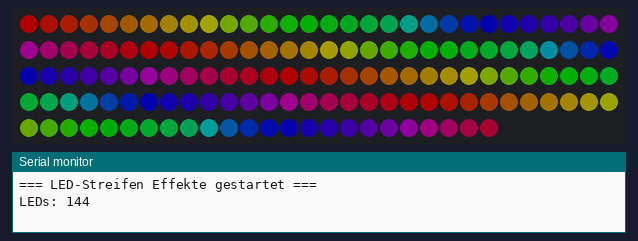
The sketch below on a simulated Arduino Mega 2560, built with avr-gcc and run on an emulated ATmega2560. On the bench: 144 RGB LEDs in strip order, left to right, continuing on the next row, the last lines printed to the serial monitor. Dim RGB values are drawn brighter than linear; random numbers use the default seed unless the sketch sets one.

Above: at 0.17 s.
At 15.69 s:
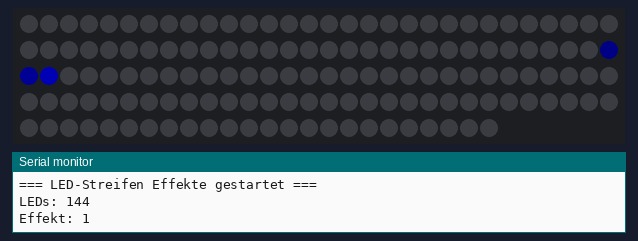
At 17.8 s:
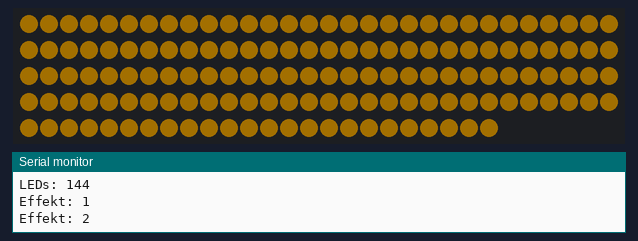
At 20.14 s:
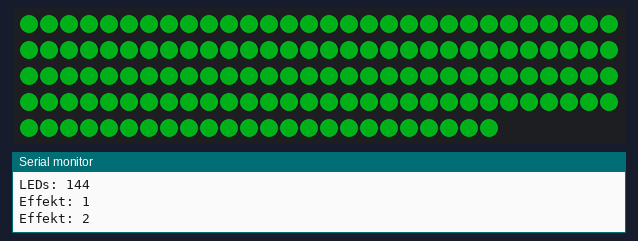
At 24.03 s:
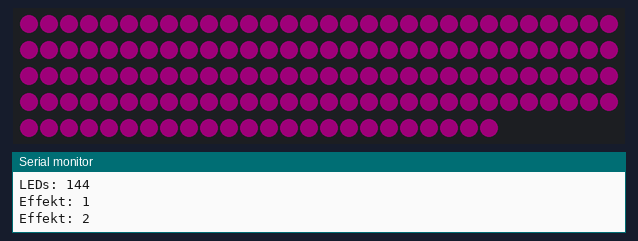
At 31.59 s:
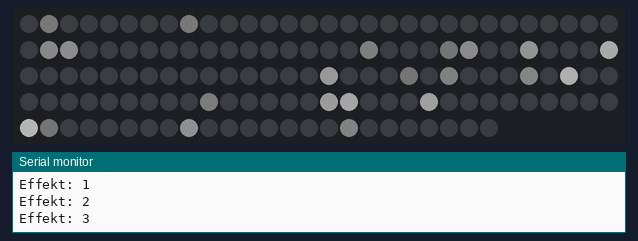

The sketch:

led_streifen.ino
```cpp
/*
 * =====================================================
 * LED-STREIFEN EFFEKTE (WS2812B / NeoPixel)
 * =====================================================
 *
 * Was macht dieses Programm?
 * - Steuert einen WS2812B LED-Streifen mit 144 LEDs
 * - Zeigt nacheinander verschiedene Lichteffekte:
 *   1. Regenbogen (fliessend)
 *   2. Lauflicht (ein Punkt wandert)
 *   3. Farbwechsel (ganzer Streifen)
 *   4. Funkeln (zufaellige LEDs blitzen)
 *   5. Theater-Chase (Lauflicht-Muster)
 *
 * Bauteile:
 * - Arduino Mega 2560
 * - WS2812B LED-Streifen (144 LEDs)
 * - 330-470 Ohm Widerstand (in der Datenleitung)
 * - Externe 5V-Stromversorgung (WICHTIG!)
 *
 * Benoetigte Bibliothek:
 * - "FastLED" (in Arduino IDE installieren)
 *
 * ============================================
 * !!! WICHTIG - STROMSICHERHEIT !!!
 * ============================================
 * 144 LEDs koennen bei voller Helligkeit bis zu 8.6A ziehen!
 * Das ist VIEL zu viel fuer Arduino-USB oder ein kleines Netzteil.
 *
 * Schutzmassnahmen in diesem Code:
 * - Helligkeit auf 25% begrenzt (HELLIGKEIT)
 * - FastLED-Strombegrenzung auf 500mA gesetzt (setMaxPowerInVoltsAndMilliamps)
 *   -> FastLED dimmt automatisch runter wenn es zu viel wuerde
 *
 * Passe MAX_STROM_MA an dein Netzteil an!
 *
 * Erstellt: August 2026
 */

#include <FastLED.h>

// === EINSTELLUNGEN ===
const int ANZAHL_LEDS = 144;      // Anzahl LEDs auf deinem Streifen
const int DATEN_PIN = 6;          // Arduino-Pin fuer die Datenleitung (gruen)
const int HELLIGKEIT = 64;        // 0-255. 64 = 25% (sicher). Nicht hoeher ohne staerkeres Netzteil!
const int MAX_STROM_MA = 500;     // Strombegrenzung in mA - an dein Netzteil anpassen!

// Das Array das alle LED-Farben speichert
CRGB leds[ANZAHL_LEDS];

// Variablen fuer die Effekt-Steuerung
int aktuellerEffekt = 0;              // Welcher Effekt laeuft gerade?
const int ANZAHL_EFFEKTE = 5;
unsigned long effektStart = 0;
const unsigned long EFFEKT_DAUER_MS = 8000;  // Jeder Effekt laeuft 8 Sekunden

// ============================================
// SETUP
// ============================================
void setup() {
  Serial.begin(115200);
  Serial.println("=== LED-Streifen Effekte gestartet ===");
  Serial.print("LEDs: ");
  Serial.println(ANZAHL_LEDS);

  // FastLED einrichten: WS2812B, Datenpin, Farbreihenfolge GRB (typisch fuer WS2812B)
  FastLED.addLeds<WS2812B, DATEN_PIN, GRB>(leds, ANZAHL_LEDS);

  // Helligkeit begrenzen (Sicherheit!)
  FastLED.setBrightness(HELLIGKEIT);

  // Strombegrenzung: FastLED dimmt automatisch wenn mehr als MAX_STROM_MA noetig waere
  FastLED.setMaxPowerInVoltsAndMilliamps(5, MAX_STROM_MA);

  // Alle LEDs ausschalten zum Start
  FastLED.clear();
  FastLED.show();

  effektStart = millis();
}

// ============================================
// LOOP
// ============================================
void loop() {

  // Nach EFFEKT_DAUER_MS zum naechsten Effekt wechseln
  if (millis() - effektStart >= EFFEKT_DAUER_MS) {
    aktuellerEffekt++;
    if (aktuellerEffekt >= ANZAHL_EFFEKTE) {
      aktuellerEffekt = 0;  // Wieder von vorne
    }
    effektStart = millis();
    FastLED.clear();
    Serial.print("Effekt: ");
    Serial.println(aktuellerEffekt);
  }

  // Den aktuellen Effekt ausfuehren
  switch (aktuellerEffekt) {
    case 0: effektRegenbogen();   break;
    case 1: effektLauflicht();    break;
    case 2: effektFarbwechsel();  break;
    case 3: effektFunkeln();      break;
    case 4: effektTheaterChase(); break;
  }
}

// ============================================
// EFFEKT 1: REGENBOGEN
// ============================================
// Ein fliessender Regenbogen ueber den ganzen Streifen.
void effektRegenbogen() {
  static uint8_t startFarbe = 0;
  startFarbe++;  // Farbe verschiebt sich -> Regenbogen "fliesst"

  // fill_rainbow verteilt den Regenbogen ueber alle LEDs
  fill_rainbow(leds, ANZAHL_LEDS, startFarbe, 7);
  FastLED.show();
  delay(20);
}

// ============================================
// EFFEKT 2: LAUFLICHT
// ============================================
// Ein einzelner heller Punkt wandert ueber den Streifen.
void effektLauflicht() {
  static int position = 0;

  FastLED.clear();                          // Alle aus
  leds[position] = CRGB::Blue;              // Nur eine LED an (blau)
  // Ein kleiner Schweif fuer den Effekt
  if (position > 0)  leds[position - 1] = CRGB(0, 0, 80);
  if (position > 1)  leds[position - 2] = CRGB(0, 0, 30);
  FastLED.show();

  position++;
  if (position >= ANZAHL_LEDS) position = 0;
  delay(30);
}

// ============================================
// EFFEKT 3: FARBWECHSEL
// ============================================
// Der ganze Streifen wechselt langsam die Farbe.
void effektFarbwechsel() {
  static uint8_t farbton = 0;
  farbton++;

  // fill_solid faerbt alle LEDs in einer Farbe (aus dem Farbkreis HSV)
  fill_solid(leds, ANZAHL_LEDS, CHSV(farbton, 255, 255));
  FastLED.show();
  delay(30);
}

// ============================================
// EFFEKT 4: FUNKELN
// ============================================
// Zufaellige LEDs blitzen kurz weiss auf (wie Glitzern).
void effektFunkeln() {
  // Alle LEDs leicht abdunkeln (erzeugt ein Nachleuchten)
  fadeToBlackBy(leds, ANZAHL_LEDS, 40);

  // Eine zufaellige LED aufblitzen lassen
  int zufallsLED = random(ANZAHL_LEDS);
  leds[zufallsLED] = CRGB::White;

  FastLED.show();
  delay(30);
}

// ============================================
// EFFEKT 5: THEATER-CHASE
// ============================================
// Ein klassisches "Lauflicht-Muster" wie bei einer Kino-Marquise.
void effektTheaterChase() {
  static int versatz = 0;

  FastLED.clear();
  // Jede 3. LED anschalten, das Muster verschiebt sich
  for (int i = 0; i < ANZAHL_LEDS; i++) {
    if ((i + versatz) % 3 == 0) {
      leds[i] = CRGB::Red;
    }
  }
  FastLED.show();

  versatz++;
  if (versatz >= 3) versatz = 0;
  delay(100);
}
```
